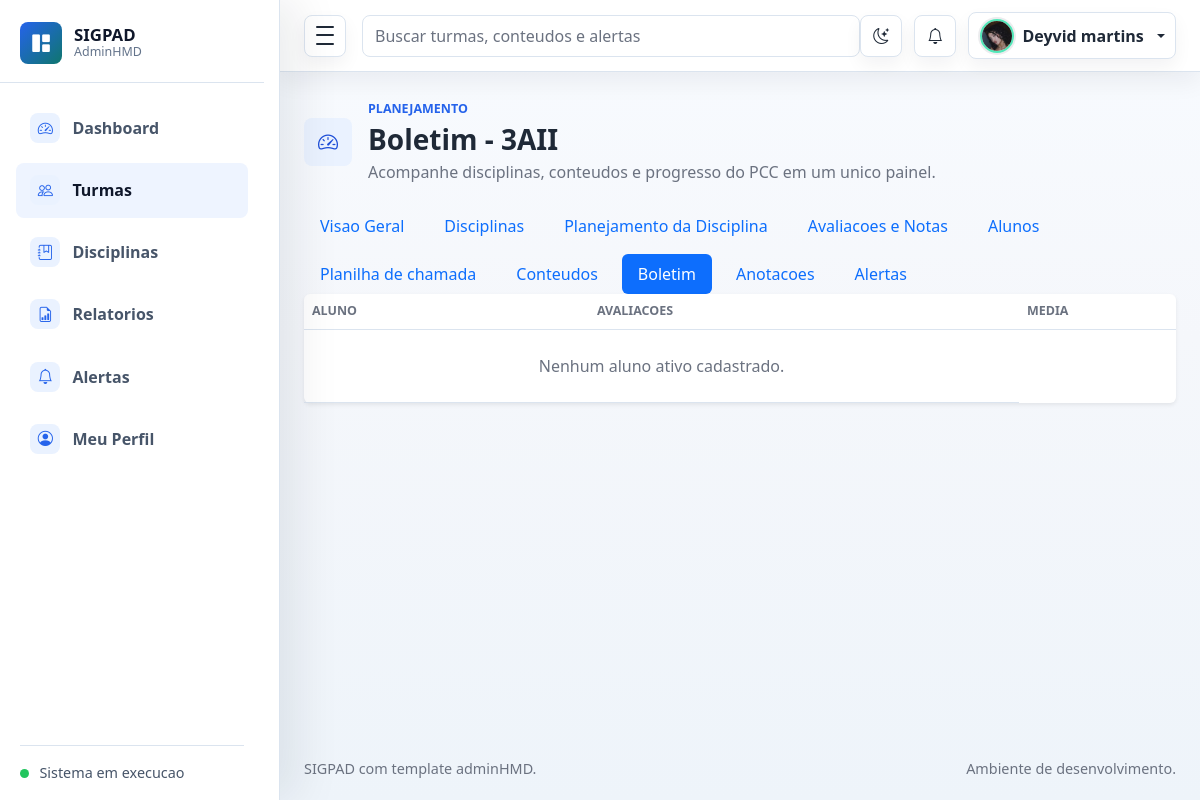
Before: /turmas/3/boletim/ (signed in) with the older database file.
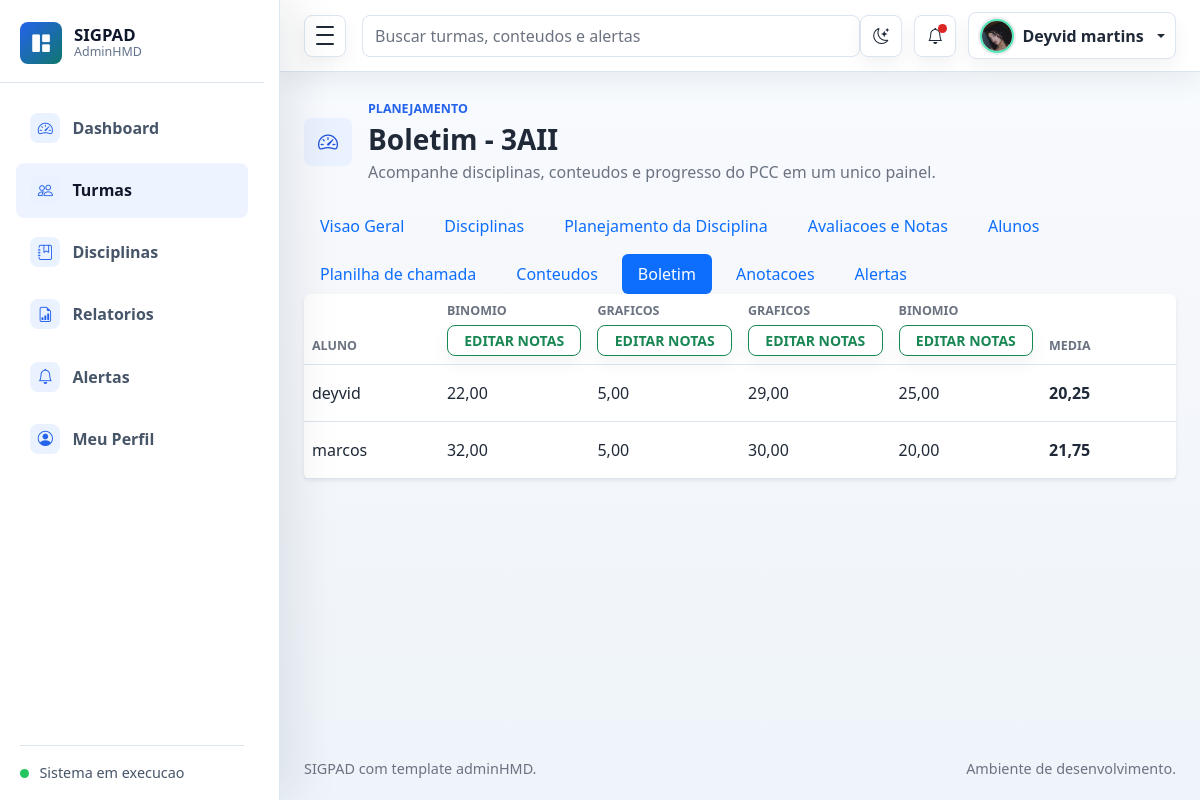
After: the same page with the newer database file.
### planejamento/models.py (models this page shows, shortened)
class ProcessoAvaliativo(models.Model):
    STATUS_CHOICES = [
        ('A_REALIZAR', 'A realizar'),
        ('EM_ANDAMENTO', 'Em andamento'),
        ('CORRIGIDA', 'Corrigida'),
        ('FINALIZADA', 'Finalizada'),
    ]
    turma = models.ForeignKey(
        Turma,
        verbose_name='turma',
        on_delete=models.CASCADE,
        related_name='processos_avaliativos',
    )
    disciplina = models.ForeignKey(
        Disciplina,
        verbose_name='disciplina',
        on_delete=models.CASCADE,
        related_name='processos_avaliativos',
    )
    titulo = models.CharField('titulo', max_length=150)
    descricao = models.TextField('conteudo aplicado', blank=True, null=True)
    observacao = models.TextField('observacao', blank=True, null=True)
    tipo = models.CharField('tipo', max_length=100)
    valor_maximo = models.DecimalField('valor maximo', max_digits=5, decimal_places=2)
    tipo_periodo = models.CharField(
        'tipo de periodo',
        max_length=20,
        choices=ConteudoProgramatico.TIPO_PERIODO_CHOICES,
        null=True,
        blank=True,
    )
    periodo = models.CharField(
        'periodo',
        max_length=20,
        choices=ConteudoProgramatico.PERIODO_CHOICES,
        null=True,
        blank=True,
    )
    data_abertura = models.DateField('data de abertura', blank=True, null=True)
    data_fechamento = models.DateField('data de fechamento', blank=True, null=True)
    status = models.CharField('status', max_length=20, choices=STATUS_CHOICES, default='A_REALIZAR')
    arquivo = models.FileField('arquivo', upload_to='atividades/', blank=True, null=True)
    data = models.DateField('data', blank=True, null=True)
    created_at = models.DateTimeField('criado em', auto_now_add=True)
    class Meta:
        verbose_name = 'Processo avaliativo'
        verbose_name_plural = 'Processos avaliativos'
        ordering = ['-data', 'disciplina__nome', 'titulo']

class Aluno(models.Model):
    turma = models.ForeignKey(Turma, verbose_name='turma', on_delete=models.CASCADE, related_name='alunos')
    nome = models.CharField('nome', max_length=150)
    matricula = models.CharField('matricula', max_length=50, blank=True, null=True)
    ativo = models.BooleanField('ativo', default=True)
    created_at = models.DateTimeField('criado em', auto_now_add=True)
    class Meta:
        verbose_name = 'Aluno'
        verbose_name_plural = 'Alunos'
        ordering = ['nome']

class NotaAluno(models.Model):
    aluno = models.ForeignKey(Aluno, verbose_name='aluno', on_delete=models.CASCADE, related_name='notas')
    processo = models.ForeignKey(
        ProcessoAvaliativo,
        verbose_name='processo avaliativo',
        on_delete=models.CASCADE,
        related_name='notas',
    )
    nota = models.DecimalField('nota', max_digits=5, decimal_places=2)
    observacao = models.TextField('observacao', blank=True, null=True)
    created_at = models.DateTimeField('criado em', auto_now_add=True)
    updated_at = models.DateTimeField('atualizado em', auto_now=True)
    class Meta:
        verbose_name = 'Nota do aluno'
        verbose_name_plural = 'Notas dos alunos'
        ordering = ['aluno__nome', 'processo__titulo']
        constraints = [
            models.UniqueConstraint(fields=['aluno', 'processo'], name='nota_unica_por_aluno_processo'),
        ]

### planejamento/views.py (the view)
# urls.py: path('turmas/<int:turma_id>/boletim/', views.boletim_turma, name='boletim_turma'),
@login_required
def boletim_turma(request, turma_id):
    turma = get_object_or_404(Turma, id=turma_id, professor=request.user)
    avaliacoes = list(turma.processos_avaliativos.select_related('disciplina'))
    alunos = turma.alunos.filter(ativo=True)
    notas = {
        (nota.aluno_id, nota.processo_id): nota.nota
        for nota in NotaAluno.objects.filter(aluno__turma=turma, processo__turma=turma)
    }
    linhas = []
    for aluno in alunos:
        notas_aluno = [notas.get((aluno.id, avaliacao.id)) for avaliacao in avaliacoes]
        linhas.append({
            'aluno': aluno,
            'notas': notas_aluno,
            'media': _media_notas(notas_aluno),
        })
    return render(request, 'turmas/boletim.html', {'turma': turma, 'avaliacoes': avaliacoes, 'linhas': linhas})

### planejamento/context_processors.py (called while the page is built)
def perfil_usuario_logado(request):
    if not request.user.is_authenticated:
        return {'perfil_usuario_logado': None}
    perfil, _ = PerfilUsuario.objects.get_or_create(usuario=request.user)
    alertas = Alerta.objects.filter(usuario=request.user, lido=False)
    return {
        'perfil_usuario_logado': perfil,
        'alertas_nao_lidos_navbar': alertas.count(),
        'alertas_navbar': alertas_gerais_usuario(request.user),
    }

### planejamento/models.py (called while the page is built)
    def get_badge_class(self):
        classes = {
            'INICIO': 'text-bg-primary',
            'ATRASO': 'text-bg-danger',
            'SISTEMA': 'text-bg-warning',
        }
        if self.lido:
            return 'text-bg-secondary'
        return classes.get(self.tipo, 'text-bg-secondary')

    def get_icon_class(self):
        icons = {
            'INICIO': 'bi bi-play-circle',
            'ATRASO': 'bi bi-exclamation-triangle',
            'SISTEMA': 'bi bi-info-circle',
        }
        return icons.get(self.tipo, 'bi bi-bell')

### templates/turmas/boletim.html (shortened to what this page needs)
{% extends 'base.html' %}
{% block page_title %}Boletim - {{ turma.nome }}{% endblock %}
{% block turma_subnav %}
{% include 'turmas/_submenu.html' %}
{% endblock %}
{% block content %}
<div class="card border-0 shadow-sm">
    <div class="table-responsive">
        <table class="table table-hover align-middle mb-0">
            <thead>
                <tr>
                    <th>Aluno</th>
                    {% for avaliacao in avaliacoes %}
                        <th>
                            <div class="d-flex flex-column gap-1">
                                <span>{{ avaliacao.titulo }}</span>
                                <a class="btn btn-sm btn-outline-success" href="{% url 'planilha_turma' turma.id %}?disciplina={{ avaliacao.disciplina.id }}&tipo_periodo={{ avaliacao.tipo_periodo|default:'ANUAL' }}&periodo={{ avaliacao.periodo|default:'ANUAL' }}">Editar notas</a>
                            </div>
                        </th>
                    {% empty %}
                        <th>Avaliacoes</th>
                    {% endfor %}
                    <th>Media</th>
                </tr>
            </thead>
            <tbody>
                {% for linha in linhas %}
                    <tr>
                        <td>{{ linha.aluno.nome }}</td>
                        {% for nota in linha.notas %}
                            <td>{{ nota|default:'-' }}</td>
                        {% empty %}
                            <td class="text-muted">Nenhuma avaliacao</td>
                        {% endfor %}
                        <td><strong>{{ linha.media|default:'-' }}</strong></td>
                    </tr>
                {% empty %}
                    <tr>
                        <td colspan="{{ avaliacoes|length|add:2 }}" class="text-center text-muted py-4">Nenhum aluno ativo cadastrado.</td>
                    </tr>
                {% endfor %}
            </tbody>
        </table>
    </div>
</div>
{% endblock %}

### templates/base.html (shortened to what the changed rows need)
{% load static %}
<!doctype html>
<html lang="pt-br">
<head>
    <link rel="stylesheet" href="{% static 'assets/css/bootstrap.min.css' %}">
    <link rel="stylesheet" href="{% static 'assets/vendors/bootstrap-icons/bootstrap-icons.css' %}">
    <link rel="stylesheet" href="{% static 'assets/css/style.css' %}">
</head>
<body>
    <div class="admin-shell">
        <div class="admin-main">
            <nav class="navbar admin-navbar navbar-expand bg-white">
                <div class="container-fluid px-3 px-lg-4">
                    <div class="navbar-actions ms-auto">
                        <div class="dropdown">
                            <button class="icon-button" type="button" data-bs-toggle="dropdown" aria-expanded="false" aria-label="Notificacoes">
                                {% if alertas_nao_lidos_navbar %}
                                    <span class="notification-dot"></span>
                                {% endif %}
                                <i class="bi bi-bell" aria-hidden="true"></i>
                            </button>
                        </div>
                    </div>
                </div>
            </nav>
            <main class="dashboard-content">
                <div class="container-fluid px-3 px-lg-4 py-4">
                    <div class="page-heading">
                        <div class="page-heading-copy">
                            <div>
                                <h1 class="h3 mb-1">{% block page_title %}Dashboard{% endblock %}</h1>
                            </div>
                        </div>
                    </div>
                    {% block content %}{% endblock %}
                </div>
            </main>
        </div>
    </div>
</body>
</html>

Changed rows visible on the page:
added ProcessoAvaliativo: titulo "BINOMIO"
added ProcessoAvaliativo: titulo "GRAFICOS"
added ProcessoAvaliativo: titulo "GRAFICOS"
added ProcessoAvaliativo: titulo "BINOMIO"
added Aluno: aluno.nome "deyvid", media "20,25"
added NotaAluno: notas "22,00"
added NotaAluno: notas "5,00"
added NotaAluno: notas "29,00"
added NotaAluno: notas "25,00"
added Aluno: aluno.nome "marcos", media "21,75"
added NotaAluno: notas "32,00"
added NotaAluno: notas "5,00"
added NotaAluno: notas "30,00"
added NotaAluno: notas "20,00"
Other visible differences:
text no longer shown: "AVALIACOES Nenhum aluno ativo cadastrado."
